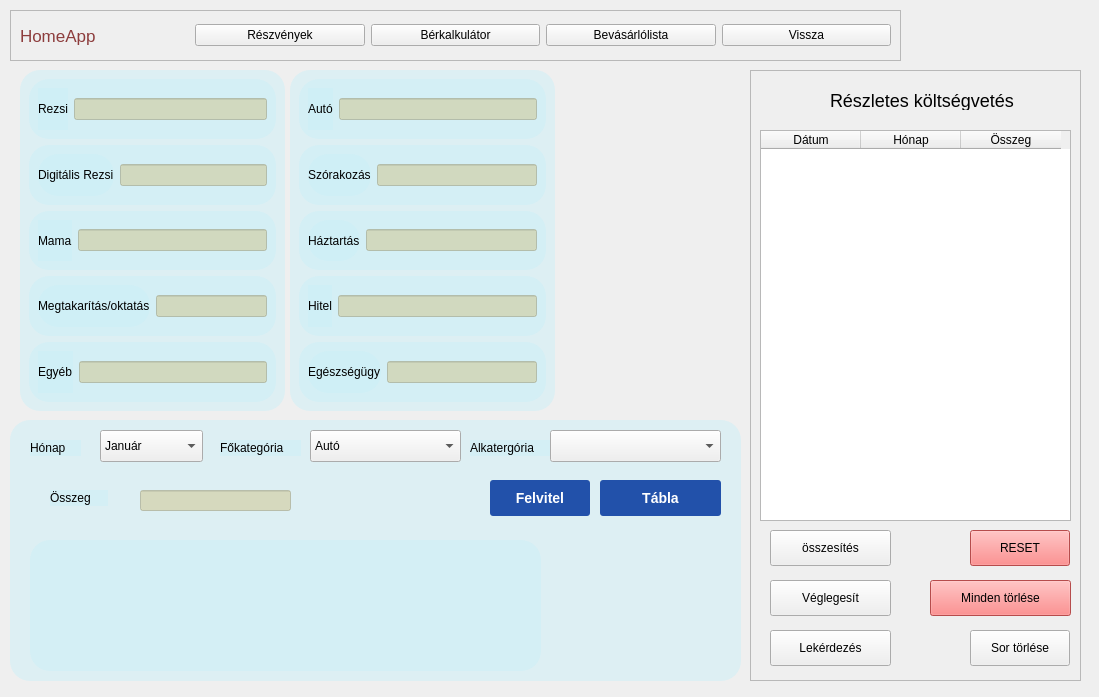
<?xml version="1.0" encoding="UTF-8"?>
<ui version="4.0">
 <class>Koltsegvetes</class>
 <widget class="QWidget" name="Koltsegvetes">
  <property name="geometry">
   <rect>
    <x>0</x>
    <y>0</y>
    <width>1099</width>
    <height>697</height>
   </rect>
  </property>
  <property name="windowTitle">
   <string>Form</string>
  </property>
  <property name="styleSheet">
   <string notr="true">

QFrame {
border-radius: 20px;
background-color: rgba(202, 238,247, 0.15)
};

background-color: qlineargradient(x1: 0, y1: 0, x2: 1, y2: 1,
                                      stop: 0 #FFE381, stop: 1 #A1B0BA);

font: 400 13pt &quot;Arial&quot;;</string>
  </property>
  <widget class="QFrame" name="frame_2">
   <property name="geometry">
    <rect>
     <x>10</x>
     <y>10</y>
     <width>891</width>
     <height>51</height>
    </rect>
   </property>
   <property name="styleSheet">
    <string notr="true">
QPushButton {
                    
                    border-radius: 3px;
                    font-size: 14px;
                    font-weight: 500;
                    line-height: 16px;
                    padding: 2px 16px;
                    height: 32px;
                    min-width: 60px;
                    min-height: 32px;
                    border: none;
                    color: #fff;
                    background-color: #2251AA;
                    
                
}

QFrame {
border-radius: 20px;
background-color: rgba(202, 238,247, 0.15)
};

background-color: qlineargradient(x1: 0, y1: 0, x2: 1, y2: 1,
                                      stop: 0 #FFE381, stop: 1 #A1B0BA);


</string>
   </property>
   <property name="frameShape">
    <enum>QFrame::StyledPanel</enum>
   </property>
   <property name="frameShadow">
    <enum>QFrame::Raised</enum>
   </property>
   <layout class="QHBoxLayout" name="horizontalLayout">
    <item>
     <widget class="QLabel" name="label">
      <property name="font">
       <font>
        <family>Arial</family>
        <pointsize>13</pointsize>
        <italic>false</italic>
        <bold>false</bold>
       </font>
      </property>
      <property name="styleSheet">
       <string notr="true">color:#8D3D3D;
background: none</string>
      </property>
      <property name="text">
       <string>HomeApp</string>
      </property>
     </widget>
    </item>
    <item>
     <widget class="QPushButton" name="reszvenyekButton">
      <property name="styleSheet">
       <string notr="true"/>
      </property>
      <property name="text">
       <string>Részvények</string>
      </property>
     </widget>
    </item>
    <item>
     <widget class="QPushButton" name="berkalkulatorButton">
      <property name="styleSheet">
       <string notr="true"/>
      </property>
      <property name="text">
       <string>Bérkalkulátor</string>
      </property>
     </widget>
    </item>
    <item>
     <widget class="QPushButton" name="bevasarlolistaButton">
      <property name="styleSheet">
       <string notr="true"/>
      </property>
      <property name="text">
       <string>Bevásárlólista</string>
      </property>
     </widget>
    </item>
    <item>
     <widget class="QPushButton" name="visszaButton">
      <property name="styleSheet">
       <string notr="true"/>
      </property>
      <property name="text">
       <string>Vissza</string>
      </property>
     </widget>
    </item>
   </layout>
  </widget>
  <widget class="QFrame" name="frame">
   <property name="geometry">
    <rect>
     <x>290</x>
     <y>70</y>
     <width>265</width>
     <height>341</height>
    </rect>
   </property>
   <property name="styleSheet">
    <string notr="true">QLineEdit{

background-color: rgba(206, 194, 136, 0.5);
}

QFrame{
background-color: rgba(202,238,247, 0.5);
color: #000000;
border-radius:20px;}</string>
   </property>
   <property name="frameShape">
    <enum>QFrame::StyledPanel</enum>
   </property>
   <property name="frameShadow">
    <enum>QFrame::Raised</enum>
   </property>
   <layout class="QVBoxLayout" name="verticalLayout_2">
    <item>
     <widget class="QFrame" name="AutoinputFrame">
      <property name="styleSheet">
       <string notr="true"/>
      </property>
      <property name="frameShape">
       <enum>QFrame::StyledPanel</enum>
      </property>
      <property name="frameShadow">
       <enum>QFrame::Raised</enum>
      </property>
      <layout class="QHBoxLayout" name="horizontalLayout_2">
       <item>
        <widget class="QLabel" name="label_2">
         <property name="text">
          <string>Autó</string>
         </property>
        </widget>
       </item>
       <item>
        <widget class="QLineEdit" name="lineEdit"/>
       </item>
      </layout>
     </widget>
    </item>
    <item>
     <widget class="QFrame" name="szorakozasinputFrame">
      <property name="frameShape">
       <enum>QFrame::StyledPanel</enum>
      </property>
      <property name="frameShadow">
       <enum>QFrame::Raised</enum>
      </property>
      <layout class="QHBoxLayout" name="horizontalLayout_3">
       <item>
        <widget class="QLabel" name="label_3">
         <property name="text">
          <string>Szórakozás</string>
         </property>
        </widget>
       </item>
       <item>
        <widget class="QLineEdit" name="szorakozasLineEdit"/>
       </item>
      </layout>
     </widget>
    </item>
    <item>
     <widget class="QFrame" name="haztartasInputFrame">
      <property name="frameShape">
       <enum>QFrame::StyledPanel</enum>
      </property>
      <property name="frameShadow">
       <enum>QFrame::Raised</enum>
      </property>
      <layout class="QHBoxLayout" name="horizontalLayout_4">
       <item>
        <widget class="QLabel" name="label_4">
         <property name="text">
          <string>Háztartás</string>
         </property>
        </widget>
       </item>
       <item>
        <widget class="QLineEdit" name="haztartasLineEdit"/>
       </item>
      </layout>
     </widget>
    </item>
    <item>
     <widget class="QFrame" name="hitelInputFrame">
      <property name="frameShape">
       <enum>QFrame::StyledPanel</enum>
      </property>
      <property name="frameShadow">
       <enum>QFrame::Raised</enum>
      </property>
      <layout class="QHBoxLayout" name="horizontalLayout_5">
       <item>
        <widget class="QLabel" name="label_5">
         <property name="text">
          <string>Hitel</string>
         </property>
        </widget>
       </item>
       <item>
        <widget class="QLineEdit" name="hitelLineEdit"/>
       </item>
      </layout>
     </widget>
    </item>
    <item>
     <widget class="QFrame" name="frame_7">
      <property name="frameShape">
       <enum>QFrame::StyledPanel</enum>
      </property>
      <property name="frameShadow">
       <enum>QFrame::Raised</enum>
      </property>
      <layout class="QHBoxLayout" name="horizontalLayout_6">
       <item>
        <widget class="QLabel" name="label_6">
         <property name="text">
          <string>Egészségügy</string>
         </property>
        </widget>
       </item>
       <item>
        <widget class="QLineEdit" name="egeszsegugyLineEdit"/>
       </item>
      </layout>
     </widget>
    </item>
   </layout>
  </widget>
  <widget class="QFrame" name="frame_9">
   <property name="geometry">
    <rect>
     <x>750</x>
     <y>70</y>
     <width>331</width>
     <height>611</height>
    </rect>
   </property>
   <property name="styleSheet">
    <string notr="true">QPushButton {
border-radius: 3px;
                    font-size: 14px;
                    font-weight: 500;
                    line-height: 16px;
                    padding: 2px 16px;
                    height: 32px;
                    min-width: 60px;
                    min-height: 32px;
                    border: none;
                    color: #fff;
                    background-color: #2251AA;
                    }

QLabel {
background: none;
color: #000000
};

background-color:rgba(202,238,247, 0.5);
color: #000000;
border-radius:20px;</string>
   </property>
   <property name="frameShape">
    <enum>QFrame::StyledPanel</enum>
   </property>
   <property name="frameShadow">
    <enum>QFrame::Raised</enum>
   </property>
   <widget class="QLabel" name="label_12">
    <property name="geometry">
     <rect>
      <x>80</x>
      <y>20</y>
      <width>191</width>
      <height>20</height>
     </rect>
    </property>
    <property name="styleSheet">
     <string notr="true">font-size: 18px</string>
    </property>
    <property name="text">
     <string>Részletes költségvetés</string>
    </property>
   </widget>
   <widget class="QTableWidget" name="KltsegvetesSubTablewiev">
    <property name="geometry">
     <rect>
      <x>10</x>
      <y>60</y>
      <width>311</width>
      <height>391</height>
     </rect>
    </property>
    <property name="styleSheet">
     <string notr="true">color: #000000</string>
    </property>
    <column>
     <property name="text">
      <string>Dátum</string>
     </property>
    </column>
    <column>
     <property name="text">
      <string>Hónap</string>
     </property>
    </column>
    <column>
     <property name="text">
      <string>Összeg</string>
     </property>
    </column>
   </widget>
   <widget class="QPushButton" name="lekerdezesButton">
    <property name="geometry">
     <rect>
      <x>20</x>
      <y>560</y>
      <width>121</width>
      <height>36</height>
     </rect>
    </property>
    <property name="text">
     <string>Lekérdezés</string>
    </property>
   </widget>
   <widget class="QPushButton" name="sorTorleseButton">
    <property name="geometry">
     <rect>
      <x>220</x>
      <y>560</y>
      <width>100</width>
      <height>36</height>
     </rect>
    </property>
    <property name="text">
     <string>Sor törlése</string>
    </property>
   </widget>
   <widget class="QPushButton" name="resetButton">
    <property name="geometry">
     <rect>
      <x>220</x>
      <y>460</y>
      <width>100</width>
      <height>36</height>
     </rect>
    </property>
    <property name="styleSheet">
     <string notr="true">background-color: #ff6b6b</string>
    </property>
    <property name="text">
     <string>RESET</string>
    </property>
   </widget>
   <widget class="QPushButton" name="delete_allButton">
    <property name="geometry">
     <rect>
      <x>180</x>
      <y>510</y>
      <width>141</width>
      <height>36</height>
     </rect>
    </property>
    <property name="styleSheet">
     <string notr="true">background-color: #ff6b6b</string>
    </property>
    <property name="text">
     <string>Minden törlése</string>
    </property>
   </widget>
   <widget class="QPushButton" name="sumButton">
    <property name="geometry">
     <rect>
      <x>20</x>
      <y>460</y>
      <width>121</width>
      <height>36</height>
     </rect>
    </property>
    <property name="text">
     <string>összesítés</string>
    </property>
   </widget>
   <widget class="QPushButton" name="veglegesitButton">
    <property name="geometry">
     <rect>
      <x>20</x>
      <y>510</y>
      <width>121</width>
      <height>36</height>
     </rect>
    </property>
    <property name="text">
     <string>Véglegesít</string>
    </property>
   </widget>
  </widget>
  <widget class="QFrame" name="frame_10">
   <property name="geometry">
    <rect>
     <x>10</x>
     <y>420</y>
     <width>731</width>
     <height>261</height>
    </rect>
   </property>
   <property name="styleSheet">
    <string notr="true">QLineEdit{

background-color: rgba(206, 194, 136, 0.5);
}

QFrame{
background-color: rgba(202,238,247, 0.5);
color: #000000;
border-radius:20px;}

QComboBox{
color: #000000
}</string>
   </property>
   <property name="frameShape">
    <enum>QFrame::StyledPanel</enum>
   </property>
   <property name="frameShadow">
    <enum>QFrame::Raised</enum>
   </property>
   <widget class="QComboBox" name="fokategoria_comboBox">
    <property name="geometry">
     <rect>
      <x>300</x>
      <y>10</y>
      <width>151</width>
      <height>32</height>
     </rect>
    </property>
    <item>
     <property name="text">
      <string>Autó</string>
     </property>
    </item>
    <item>
     <property name="text">
      <string>Szórakozás</string>
     </property>
    </item>
    <item>
     <property name="text">
      <string>Háztartás</string>
     </property>
    </item>
    <item>
     <property name="text">
      <string>Hitel</string>
     </property>
    </item>
    <item>
     <property name="text">
      <string>Egészségügy</string>
     </property>
    </item>
    <item>
     <property name="text">
      <string>Rezsi</string>
     </property>
    </item>
    <item>
     <property name="text">
      <string>DigitálisRezsi</string>
     </property>
    </item>
    <item>
     <property name="text">
      <string>Mama</string>
     </property>
    </item>
    <item>
     <property name="text">
      <string>Megtakarítás</string>
     </property>
    </item>
    <item>
     <property name="text">
      <string>Egyéb</string>
     </property>
    </item>
   </widget>
   <widget class="QLabel" name="label_13">
    <property name="geometry">
     <rect>
      <x>210</x>
      <y>20</y>
      <width>81</width>
      <height>16</height>
     </rect>
    </property>
    <property name="text">
     <string>Főkategória</string>
    </property>
   </widget>
   <widget class="QLabel" name="label_14">
    <property name="geometry">
     <rect>
      <x>460</x>
      <y>20</y>
      <width>81</width>
      <height>16</height>
     </rect>
    </property>
    <property name="text">
     <string>Alkatergória</string>
    </property>
   </widget>
   <widget class="QComboBox" name="alkategoria_comboBox">
    <property name="geometry">
     <rect>
      <x>540</x>
      <y>10</y>
      <width>171</width>
      <height>32</height>
     </rect>
    </property>
   </widget>
   <widget class="QTextEdit" name="textEdit">
    <property name="geometry">
     <rect>
      <x>20</x>
      <y>120</y>
      <width>511</width>
      <height>131</height>
     </rect>
    </property>
   </widget>
   <widget class="QLabel" name="label_15">
    <property name="geometry">
     <rect>
      <x>40</x>
      <y>70</y>
      <width>58</width>
      <height>16</height>
     </rect>
    </property>
    <property name="text">
     <string>Összeg</string>
    </property>
   </widget>
   <widget class="QLineEdit" name="add_subcategory_cash_LineEdit">
    <property name="geometry">
     <rect>
      <x>130</x>
      <y>70</y>
      <width>151</width>
      <height>21</height>
     </rect>
    </property>
    <property name="styleSheet">
     <string notr="true">color: #000000</string>
    </property>
   </widget>
   <widget class="QPushButton" name="felvitelButton">
    <property name="geometry">
     <rect>
      <x>480</x>
      <y>60</y>
      <width>100</width>
      <height>36</height>
     </rect>
    </property>
    <property name="styleSheet">
     <string notr="true">   border-radius: 3px;
                    font-size: 14px;
                    font-weight: 500;
                    line-height: 16px;
                    padding: 2px 16px;
                    height: 32px;
                    min-width: 60px;
                    min-height: 32px;
                    border: none;
                    color: #fff;
                    background-color: #2251AA;
                    </string>
    </property>
    <property name="text">
     <string>Felvitel</string>
    </property>
   </widget>
   <widget class="QPushButton" name="createTableButton">
    <property name="geometry">
     <rect>
      <x>590</x>
      <y>60</y>
      <width>121</width>
      <height>36</height>
     </rect>
    </property>
    <property name="styleSheet">
     <string notr="true">   border-radius: 3px;
                    font-size: 14px;
                    font-weight: 500;
                    line-height: 16px;
                    padding: 2px 16px;
                    height: 32px;
                    min-width: 60px;
                    min-height: 32px;
                    border: none;
                    color: #fff;
                    background-color: #2251AA;</string>
    </property>
    <property name="text">
     <string>Tábla</string>
    </property>
   </widget>
   <widget class="QLabel" name="label_16">
    <property name="geometry">
     <rect>
      <x>20</x>
      <y>20</y>
      <width>51</width>
      <height>16</height>
     </rect>
    </property>
    <property name="text">
     <string>Hónap</string>
    </property>
   </widget>
   <widget class="QComboBox" name="honap_comboBox">
    <property name="geometry">
     <rect>
      <x>90</x>
      <y>10</y>
      <width>103</width>
      <height>32</height>
     </rect>
    </property>
    <item>
     <property name="text">
      <string>Január</string>
     </property>
    </item>
    <item>
     <property name="text">
      <string>Február</string>
     </property>
    </item>
    <item>
     <property name="text">
      <string>Március</string>
     </property>
    </item>
    <item>
     <property name="text">
      <string>Április</string>
     </property>
    </item>
    <item>
     <property name="text">
      <string>Május</string>
     </property>
    </item>
    <item>
     <property name="text">
      <string>Június</string>
     </property>
    </item>
    <item>
     <property name="text">
      <string>Július</string>
     </property>
    </item>
    <item>
     <property name="text">
      <string>Augusztus</string>
     </property>
    </item>
    <item>
     <property name="text">
      <string>Szeptember</string>
     </property>
    </item>
    <item>
     <property name="text">
      <string>Október</string>
     </property>
    </item>
    <item>
     <property name="text">
      <string>November</string>
     </property>
    </item>
    <item>
     <property name="text">
      <string>December</string>
     </property>
    </item>
   </widget>
  </widget>
  <widget class="QFrame" name="frame_3">
   <property name="geometry">
    <rect>
     <x>20</x>
     <y>70</y>
     <width>265</width>
     <height>341</height>
    </rect>
   </property>
   <property name="styleSheet">
    <string notr="true">QLineEdit{

background-color: rgba(206, 194, 136, 0.5);
}

QFrame{
background-color: rgba(202,238,247, 0.5);
color: #000000;
border-radius:20px;}</string>
   </property>
   <property name="frameShape">
    <enum>QFrame::StyledPanel</enum>
   </property>
   <property name="frameShadow">
    <enum>QFrame::Raised</enum>
   </property>
   <layout class="QVBoxLayout" name="verticalLayout_5">
    <item>
     <widget class="QFrame" name="AutoinputFrame_2">
      <property name="styleSheet">
       <string notr="true"/>
      </property>
      <property name="frameShape">
       <enum>QFrame::StyledPanel</enum>
      </property>
      <property name="frameShadow">
       <enum>QFrame::Raised</enum>
      </property>
      <layout class="QHBoxLayout" name="horizontalLayout_7">
       <item>
        <widget class="QLabel" name="label_7">
         <property name="text">
          <string>Rezsi</string>
         </property>
        </widget>
       </item>
       <item>
        <widget class="QLineEdit" name="rezsiLineEdit"/>
       </item>
      </layout>
     </widget>
    </item>
    <item>
     <widget class="QFrame" name="szorakozasinputFrame_2">
      <property name="frameShape">
       <enum>QFrame::StyledPanel</enum>
      </property>
      <property name="frameShadow">
       <enum>QFrame::Raised</enum>
      </property>
      <layout class="QHBoxLayout" name="horizontalLayout_8">
       <item>
        <widget class="QLabel" name="label_8">
         <property name="text">
          <string>Digitális Rezsi</string>
         </property>
        </widget>
       </item>
       <item>
        <widget class="QLineEdit" name="digitrezsLineEdit"/>
       </item>
      </layout>
     </widget>
    </item>
    <item>
     <widget class="QFrame" name="haztartasInputFrame_2">
      <property name="frameShape">
       <enum>QFrame::StyledPanel</enum>
      </property>
      <property name="frameShadow">
       <enum>QFrame::Raised</enum>
      </property>
      <layout class="QHBoxLayout" name="horizontalLayout_9">
       <item>
        <widget class="QLabel" name="label_9">
         <property name="text">
          <string>Mama</string>
         </property>
        </widget>
       </item>
       <item>
        <widget class="QLineEdit" name="mamaLineEdit"/>
       </item>
      </layout>
     </widget>
    </item>
    <item>
     <widget class="QFrame" name="hitelInputFrame_2">
      <property name="frameShape">
       <enum>QFrame::StyledPanel</enum>
      </property>
      <property name="frameShadow">
       <enum>QFrame::Raised</enum>
      </property>
      <layout class="QHBoxLayout" name="horizontalLayout_10">
       <item>
        <widget class="QLabel" name="label_10">
         <property name="text">
          <string>Megtakarítás/oktatás</string>
         </property>
        </widget>
       </item>
       <item>
        <widget class="QLineEdit" name="magtakaritasLineEdit"/>
       </item>
      </layout>
     </widget>
    </item>
    <item>
     <widget class="QFrame" name="frame_8">
      <property name="frameShape">
       <enum>QFrame::StyledPanel</enum>
      </property>
      <property name="frameShadow">
       <enum>QFrame::Raised</enum>
      </property>
      <layout class="QHBoxLayout" name="horizontalLayout_11">
       <item>
        <widget class="QLabel" name="label_11">
         <property name="text">
          <string>Egyéb</string>
         </property>
        </widget>
       </item>
       <item>
        <widget class="QLineEdit" name="egyebLineEdit"/>
       </item>
      </layout>
     </widget>
    </item>
   </layout>
  </widget>
 </widget>
 <resources/>
 <connections/>
</ui>
